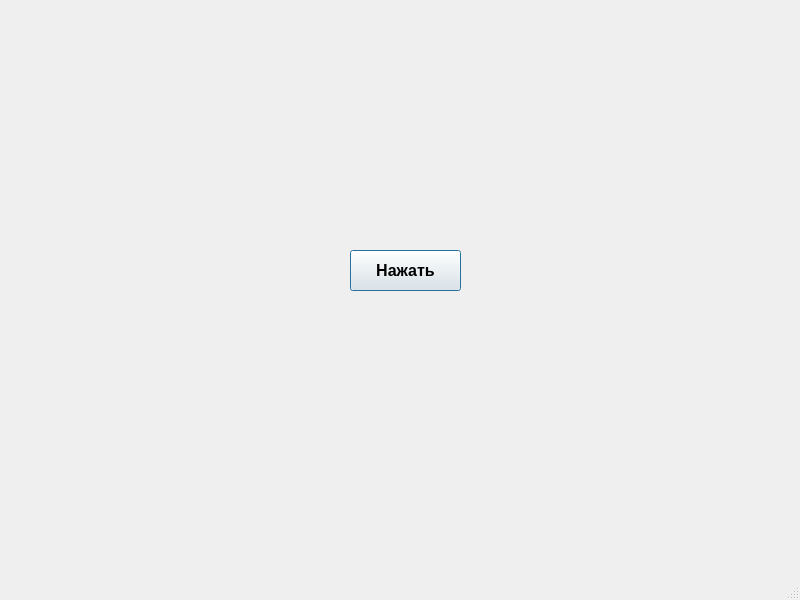
<?xml version="1.0" encoding="UTF-8"?>
<ui version="4.0">
 <class>MainWindow</class>
 <widget class="QMainWindow" name="MainWindow">
  <property name="geometry">
   <rect>
    <x>0</x>
    <y>0</y>
    <width>800</width>
    <height>600</height>
   </rect>
  </property>
  <property name="windowTitle">
   <string>Git и желтые окружности</string>
  </property>
  <widget class="QWidget" name="centralwidget">
   <widget class="QPushButton" name="btn">
    <property name="geometry">
     <rect>
      <x>350</x>
      <y>250</y>
      <width>111</width>
      <height>41</height>
     </rect>
    </property>
    <property name="font">
     <font>
      <pointsize>12</pointsize>
      <weight>75</weight>
      <bold>true</bold>
     </font>
    </property>
    <property name="text">
     <string>Нажать</string>
    </property>
    <property name="default">
     <bool>true</bool>
    </property>
   </widget>
  </widget>
  <widget class="QMenuBar" name="menubar">
   <property name="geometry">
    <rect>
     <x>0</x>
     <y>0</y>
     <width>800</width>
     <height>21</height>
    </rect>
   </property>
  </widget>
  <widget class="QStatusBar" name="statusbar"/>
 </widget>
 <resources/>
 <connections/>
</ui>
